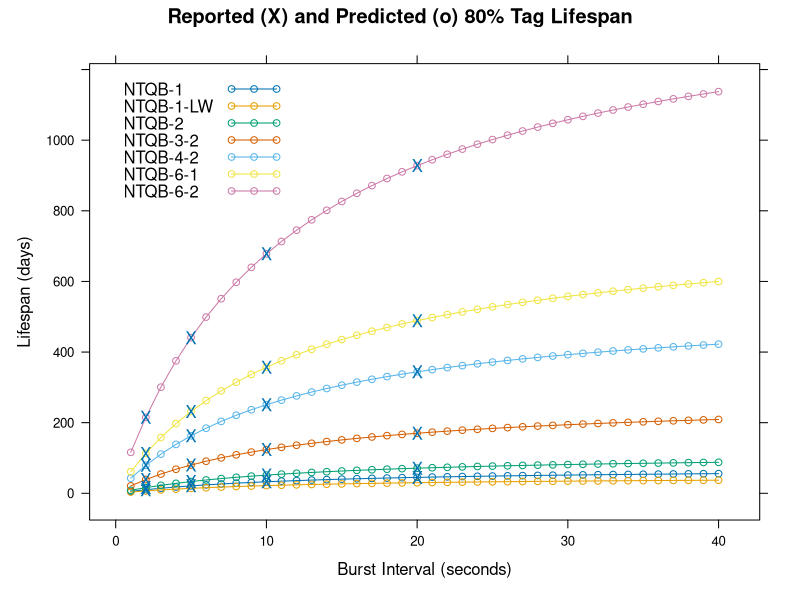

Recreate this plot in R. (Note: this script raises an error after producing the figure.)
## ---- chunk 1
knitr::opts_chunk$set(comment="")
options(warn=0)
library(dplyr)
library(lattice)
## ---- chunk 2
lt = as.tbl(read.csv("./lotekTagLifespanByModelAndBI.csv"))
print(lt)
## ---- chunk 3
ls = lt %>% transmute(model = model, bi = 2, dutyCycle = 1, lifespan = lifespan2)
ls = lt %>%
    transmute(model = model, bi = 5, dutyCycle = 1, lifespan = lifespan5) %>%
    bind_rows(ls)

ls = lt %>%
    transmute(model = model, bi = 10, dutyCycle = 1, lifespan = lifespan10) %>%
    bind_rows(ls)

ls = lt %>%
    transmute(model = model, bi = 10, dutyCycle = 0.5, lifespan = lifespan10onOff) %>%
    bind_rows(ls)

ls = ls %>% mutate(biInv = 1.0 / bi, dcInv = 1.0 / dutyCycle)

print(ls)
## ---- chunk 4
par = res = pred = NULL

mnames = unique(ls$model)
for (m in mnames) {
    res[[m]] = nls(lifespan~D / (1 + rt * dutyCycle / bi),
                   subset(ls, model==m), list(D = 500, rt = 5))
    par = rbind(par, c(coefficients(res[[m]]), max(residuals(res[[m]]))))
    pred = rbind(pred,
                 data.frame(
                     tagType=m,
                     bi=1:40,
                     lifespan=predict(res[[m]], list(bi=1:40, dutyCycle=1))
                 ))
}
rownames(par) = mnames
colnames(par) = c("D", "rt", "Max Residual (days)")
## ---- chunk 5
par = rbind(c(par[["NTQB-1","D"]] * 2 / 3, par[["NTQB-1", "rt"]], NA), par)
rownames(par)[1] = "NTQB-1-LW"
pred = rbind(data.frame(
    tagType="NTQB-1-LW",
    bi=1:40,
    lifespan=par[["NTQB-1-LW", "D"]] / (1 + par[["NTQB-1-LW", "rt"]] / (1:40)))
  , pred)
## ---- chunk 6
par = rbind(par, par["NTQB-3-2", ])
rownames(par)[nrow(par)] = "NTQBW-3-2"
par = rbind(par, par["NTQB-2", ])
rownames(par)[nrow(par)] = "NTQBW-2"
par = rbind(par, par["NTQB-4-2", ])
rownames(par)[nrow(par)] = "NTQBW-4-2"
par = rbind(par, par["NTQB-6-2", ])
rownames(par)[nrow(par)] = "NTQBW-6-2"
## ---- chunk 7
print(round(par, 1))
## ---- chunk 8
xyplot(lifespan~bi, groups=tagType, pred,
       auto.key=list(corner=c(.05,.95)),
       main="Reported (X) and Predicted (o) 80% Tag Lifespan",
       xlab="Burst Interval (seconds)",
       ylab="Lifespan (days)",
       type="b",
       panel = function(x, y, type, groups, ...) {
           panel.xyplot(x, y, type, groups, ...)
           meas = which(x %in% c(2, 5, 10, 20) & groups != "NTQB-1-LW")
           panel.points(x[meas], y[meas], pch="X", cex=1.5)
           }
       )
## ---- chunk 9
tagLifespanPars = par[, 1:2]
save(tagLifespanPars, file="./package/data/tagLifespanPars.rda")



